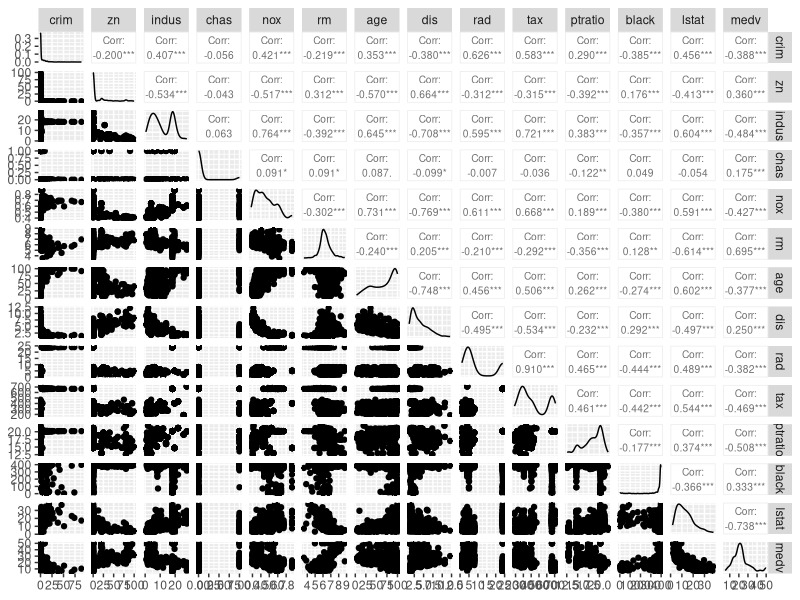
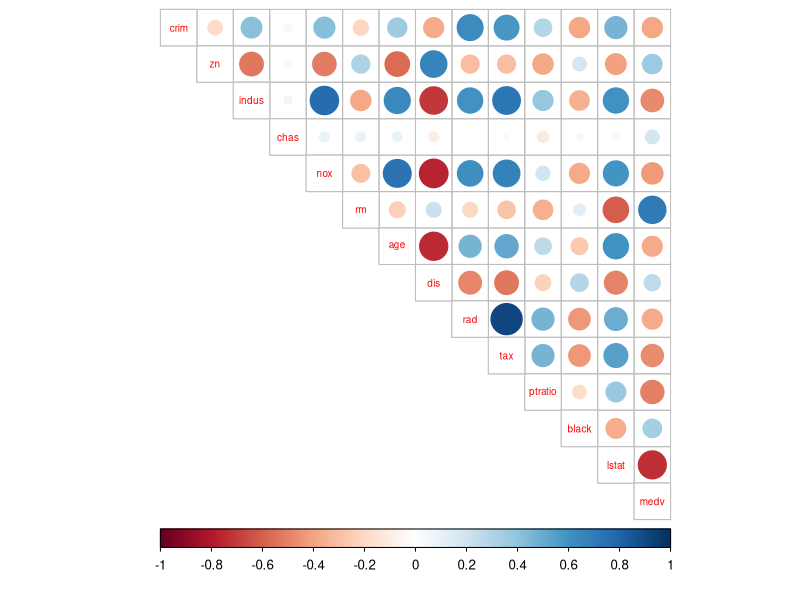
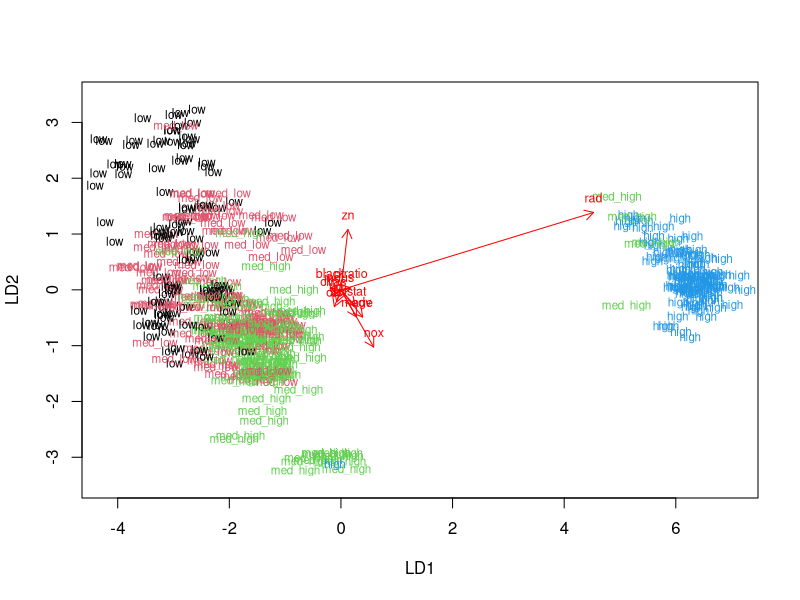
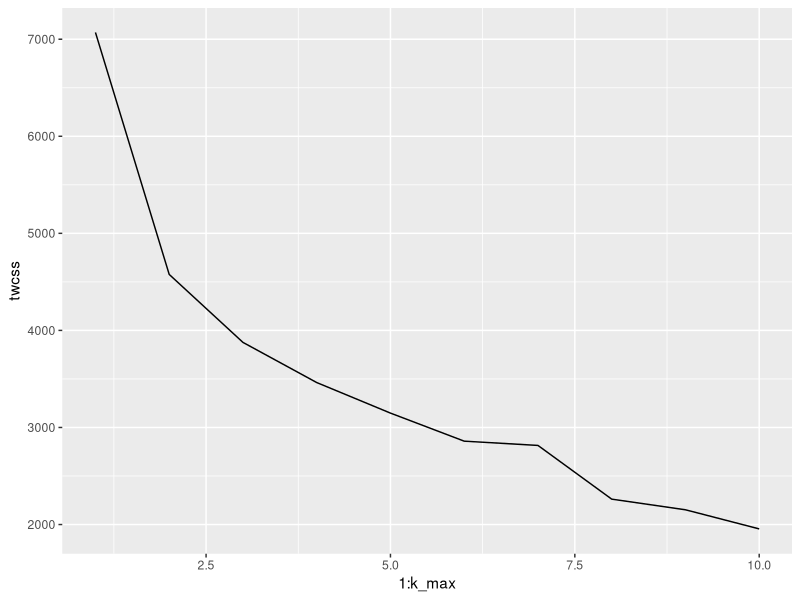
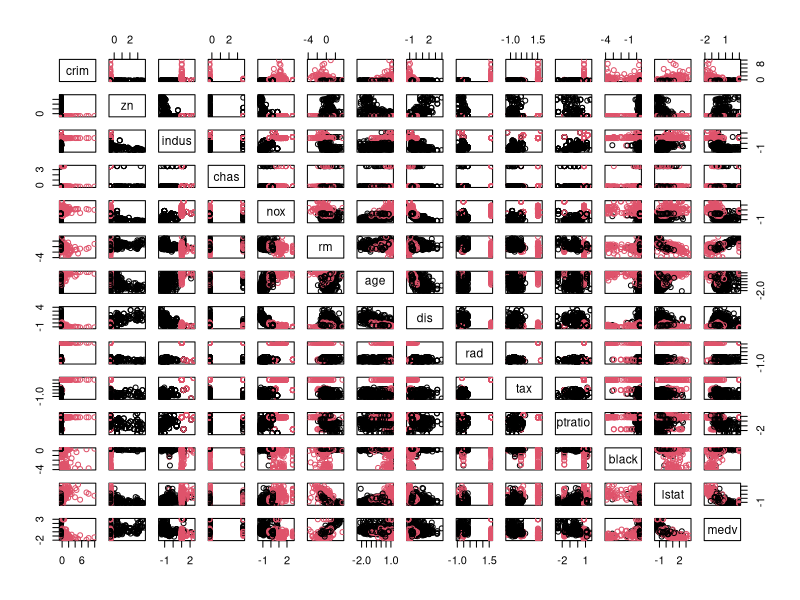
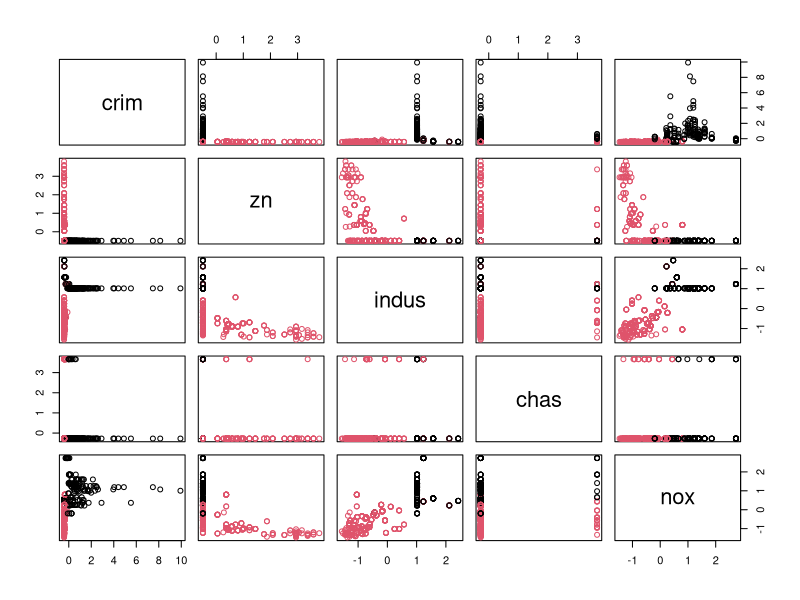
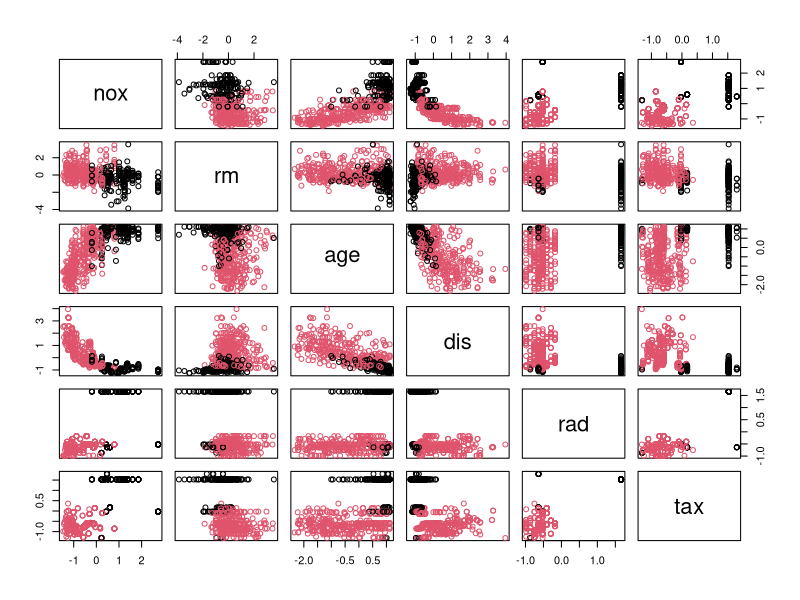
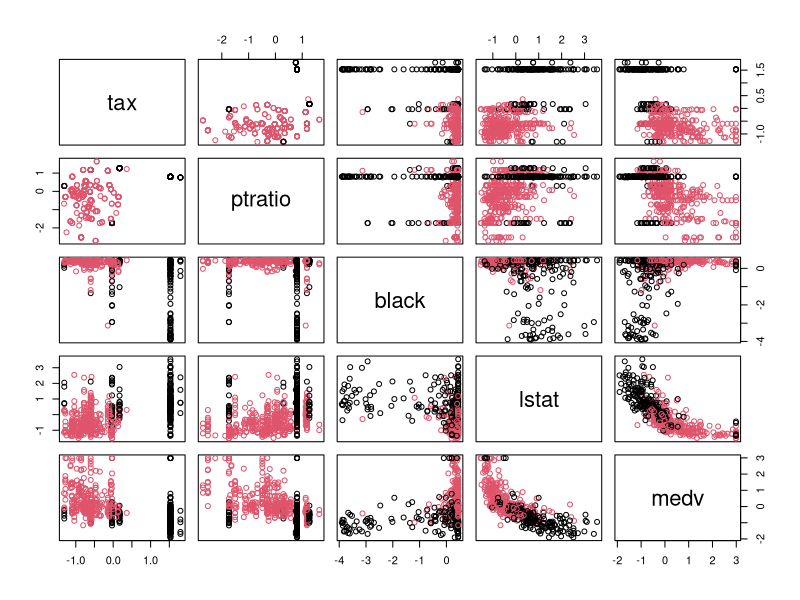

Write R code to recreate these figures, in order.
## ---- chunk 1
library(MASS)
data("Boston")
str(Boston)
summary(Boston)
## ---- chunk 2
library(corrplot)
library(tidyverse)
library(GGally)
ggpairs(Boston, upper = list(continuous = wrap("cor", size=2.6)))
cor_matrix <- cor(Boston) %>% round(digits = 2)
corrplot(cor_matrix, method="circle", type = "upper", cl.pos = "b", tl.pos = "d", tl.cex = 0.6)
## ---- chunk 3
boston_scaled <- scale(Boston)
boston_scaled <- as.data.frame(boston_scaled)
summary(boston_scaled)
## ---- chunk 4
bins <- quantile(boston_scaled$crim)
crime <- cut(boston_scaled$crim, breaks = bins, include.lowest = TRUE, label = c("low", "med_low", "med_high", "high"))
table(crime)
boston_scaled <- dplyr::select(boston_scaled, -crim)
boston_scaled <- data.frame(boston_scaled, crime)
## ---- chunk 5
n <- nrow(boston_scaled)
ind <- sample(n,  size = n * 0.8)
train <- boston_scaled[ind,]
test <- boston_scaled[-ind,]
correct_classes <- test$crime
test <- dplyr::select(test, -crime)
str(train)
str(test)
## ---- chunk 6
lda.fit <- lda(crime ~ ., data = train)
lda.fit
lda.arrows <- function(x, myscale = 1, arrow_heads = 0.1, color = "red", tex = 0.75, choices = c(1,2)){
  heads <- coef(x)
  arrows(x0 = 0, y0 = 0, 
         x1 = myscale * heads[,choices[1]], 
         y1 = myscale * heads[,choices[2]], col=color, length = arrow_heads)
  text(myscale * heads[,choices], labels = row.names(heads), 
       cex = tex, col=color, pos=3)
}
classes <- as.numeric(train$crime)
plot(lda.fit, dimen = 2, col = classes, pch = classes)
lda.arrows(lda.fit, myscale = 1.4)
## ---- chunk 7
lda.pred <- predict(lda.fit, newdata = test)
table(correct = correct_classes, predicted = lda.pred$class)
## ---- chunk 8
library(MASS)
data('Boston')
boston_scaled1 <- scale(Boston)
boston_scaled1 <- as.data.frame(boston_scaled1)
dist_eu <- dist(boston_scaled1)
dist_man <- dist(boston_scaled1, method = "manhattan")
summary(dist_eu)
summary(dist_man)
set.seed(123)
k_max <- 10
twcss <- sapply(1:k_max, function(k){kmeans(boston_scaled1, k)$tot.withinss})
qplot(x = 1:k_max, y = twcss, geom = 'line')
km <-kmeans(boston_scaled1, centers = 2)
pairs(boston_scaled1, col = km$cluster)
## ---- chunk 9
library(MASS)
km <-kmeans(boston_scaled1, centers = 2)
pairs(boston_scaled1[1:5], col = km$cluster)
pairs(boston_scaled1[5:10], col = km$cluster)
pairs(boston_scaled1[10:14], col = km$cluster)
## ---- chunk 10
library(MASS)
library(ggplot2)
data('Boston')
boston_scaled2 <- scale(Boston)
km <-kmeans(boston_scaled2, centers = 3)
cluster <- km$cluster
boston_scaled2 <- data.frame(boston_scaled2, cluster)
lda.fit2 <- lda(cluster ~ ., data = boston_scaled2)
lda.fit2
lda.arrows <- function(x, myscale = 1, arrow_heads = 0.1, color = "red", tex = 0.75, choices = c(1,2)){
  heads <- coef(x)
  arrows(x0 = 0, y0 = 0, 
         x1 = myscale * heads[,choices[1]], 
         y1 = myscale * heads[,choices[2]], col=color, length = arrow_heads)
  text(myscale * heads[,choices], labels = row.names(heads), 
       cex = tex, col=color, pos=3)
}
classes2 <- as.numeric(boston_scaled2$cluster)
plot(lda.fit2, dimen = 2, col = classes2, pch = classes2, main = "LDA biplot using three clusters 1, 2 and 3")
lda.arrows(lda.fit2, myscale = 1.4)
